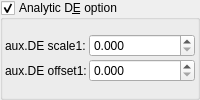
    <widget class="MyGroupBox" name="groupCheck_analyticDE_enabled">
     <property name="toolTip">
      <string>Occasionally disable in Hybrid Mode. A few hybrid settings may work best with the analytic DE code disabled in this formula.</string>
     </property>
     <property name="title">
      <string>Analytic D&amp;E option</string>
     </property>
     <property name="checkable">
      <bool>true</bool>
     </property>
     <layout class="QVBoxLayout" name="verticalLayout_52">
      <property name="spacing">
       <number>2</number>
      </property>
      <property name="leftMargin">
       <number>2</number>
      </property>
      <property name="topMargin">
       <number>2</number>
      </property>
      <property name="rightMargin">
       <number>2</number>
      </property>
      <property name="bottomMargin">
       <number>2</number>
      </property>
      <item>
       <layout class="QGridLayout" name="gridLayout_27" columnstretch="0,0,1">
        <property name="spacing">
         <number>2</number>
        </property>
        <item row="2" column="1">
         <widget class="QLabel" name="label_177">
          <property name="text">
           <string>aux.DE offset1:</string>
          </property>
         </widget>
        </item>
        <item row="1" column="1">
         <widget class="QLabel" name="label_176">
          <property name="text">
           <string>aux.DE scale1:</string>
          </property>
         </widget>
        </item>
        <item row="2" column="2">
         <widget class="MyDoubleSpinBox" name="spinbox_analyticDE_offset_1">
          <property name="sizePolicy">
           <sizepolicy hsizetype="Minimum" vsizetype="Maximum">
            <horstretch>0</horstretch>
            <verstretch>0</verstretch>
           </sizepolicy>
          </property>
          <property name="prefix">
           <string/>
          </property>
          <property name="suffix">
           <string/>
          </property>
          <property name="decimals">
           <number>3</number>
          </property>
          <property name="minimum">
           <double>0.000000000000000</double>
          </property>
          <property name="maximum">
           <double>99.000000000000000</double>
          </property>
          <property name="singleStep">
           <double>0.100000000000000</double>
          </property>
         </widget>
        </item>
        <item row="1" column="2">
         <widget class="MyDoubleSpinBox" name="spinbox_analyticDE_scale_1">
          <property name="sizePolicy">
           <sizepolicy hsizetype="Minimum" vsizetype="Maximum">
            <horstretch>0</horstretch>
            <verstretch>0</verstretch>
           </sizepolicy>
          </property>
          <property name="prefix">
           <string/>
          </property>
          <property name="suffix">
           <string/>
          </property>
          <property name="decimals">
           <number>3</number>
          </property>
          <property name="minimum">
           <double>0.000000000000000</double>
          </property>
          <property name="maximum">
           <double>99.000000000000000</double>
          </property>
          <property name="singleStep">
           <double>0.100000000000000</double>
          </property>
         </widget>
        </item>
       </layout>
      </item>
     </layout>
    </widget>
